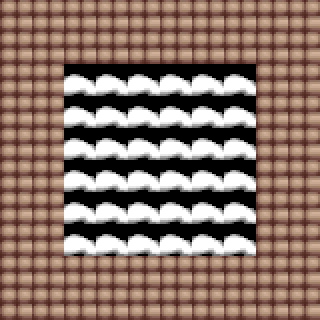

This is a level from a 2D game, rendered from its Tiled map with the project's own tilesets. A one-line summary and the map file follow, with tile-layer data summarised:
An orthogonal 10x10 tile map with 32x32 px tiles, 1 tile layer (Tile Layer 1).

<map version="1.0" orientation="orthogonal" width="10" height="10" tilewidth="32" tileheight="32">
 <tileset firstgid="1" name="blocks1" tilewidth="32" tileheight="32" spacing="2" margin="2">
  <image source="blocks1.png" width="640" height="400" />
 </tileset>
 <layer name="Tile Layer 1" width="10" height="10">
  <data>[100 cells, 100 non-empty, 2 distinct tile ids]</data>
 </layer>
</map>
